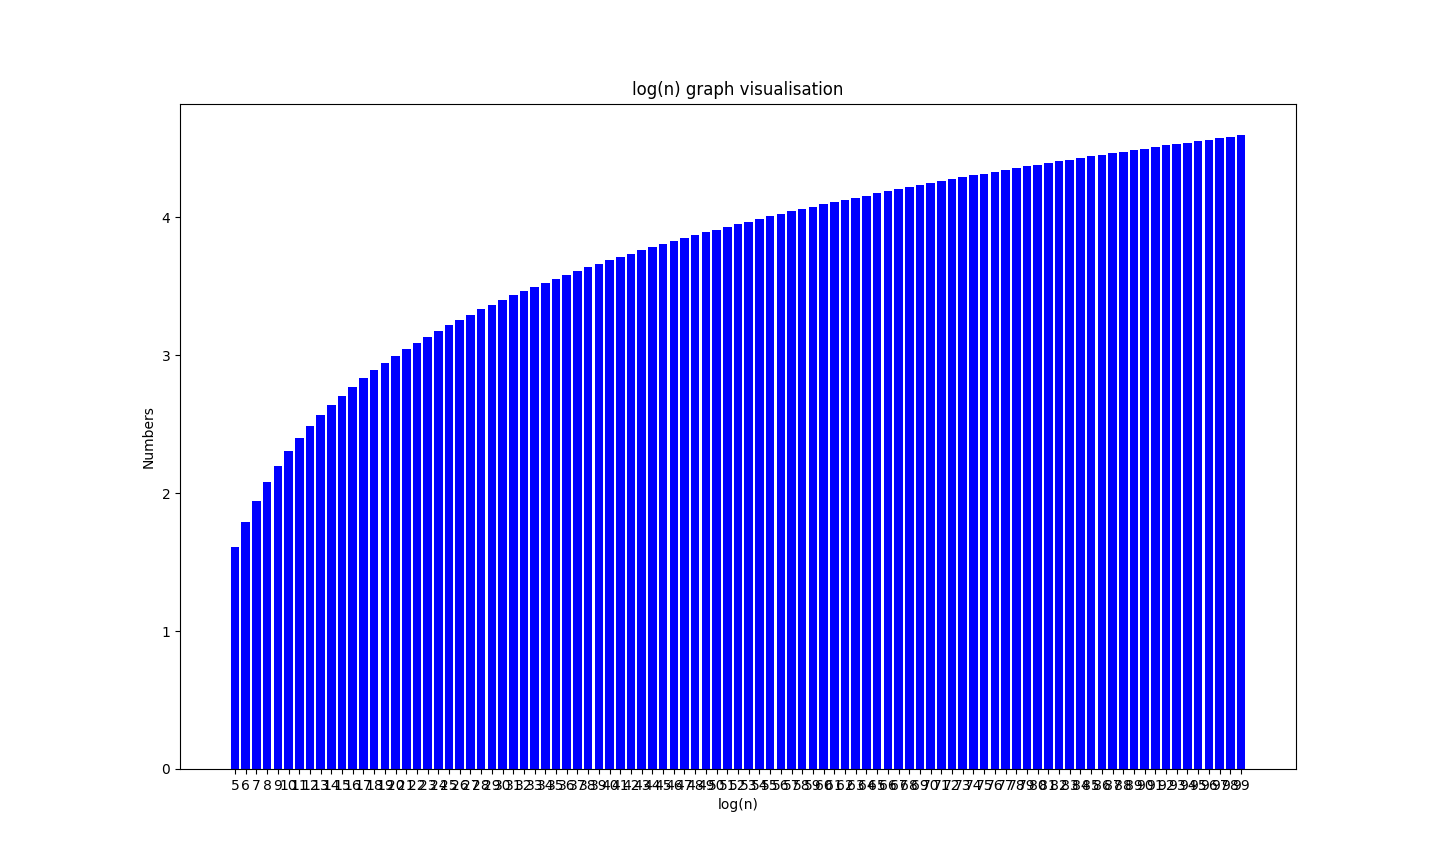

Write Python code to recreate this figure.
import matplotlib.pyplot as plt
from math import log

power =[]
nums = []

for i in range(5, 100):
	power.append(((log(i))))
	nums.append(i)

plt.bar(range(len(power)), list(power), align='center', color='b')
plt.xticks(range(len(nums)), list(nums))
plt.xlabel("log(n)")
plt.ylabel("Numbers")
plt.title("log(n) graph visualisation")
plt.show()
